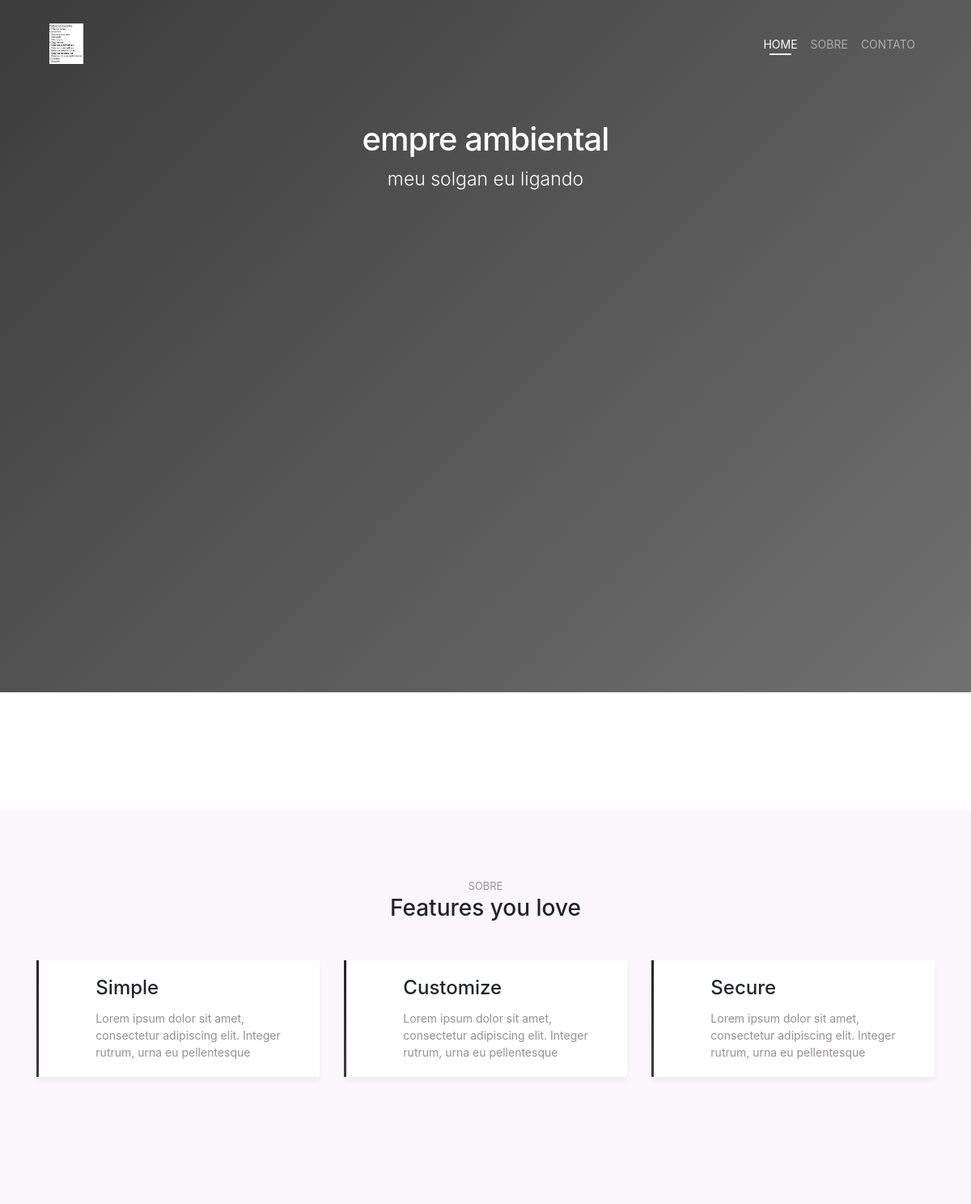
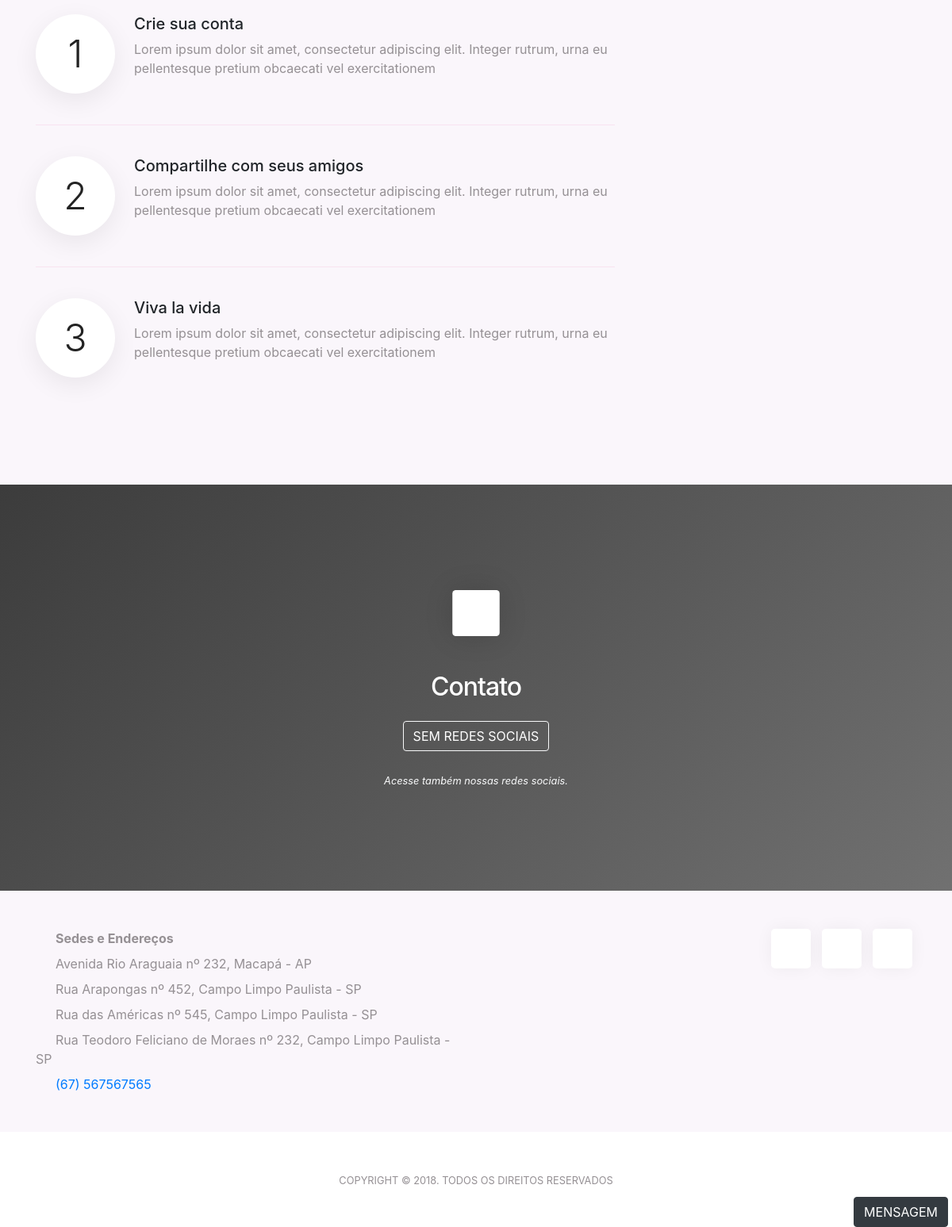
Page /empre-ambiental (signed in) on the committed database (2 pictures, top to bottom).
### tables this page shows
CREATE TABLE `tbl_avs` (
  `id_av` int(11) NOT NULL,
  `user_id` int(11) NOT NULL,
  `url` varchar(220) NOT NULL,
  `nome_av` varchar(220) NOT NULL,
  `slogan_av` varchar(550) NOT NULL,
  `logo_av` varchar(220) NOT NULL,
  `categoria` varchar(220) NOT NULL,
  `func` varchar(220) NOT NULL,
  `palavras_chave` varchar(550) NOT NULL,
  `img_home_active` varchar(50) NOT NULL DEFAULT 'no',
  `img_home` varchar(220) NOT NULL,
  `part1_active` varchar(50) NOT NULL DEFAULT 'yes',
  `part1_title` varchar(110) NOT NULL DEFAULT 'Features you love',
  `part1_nome1` varchar(110) NOT NULL DEFAULT 'Simple',
  `part1_text1` varchar(220) NOT NULL DEFAULT 'Lorem ipsum dolor sit amet, consectetur adipiscing elit. Integer rutrum, urna eu pellentesque',
  `part1_nome2` varchar(110) DEFAULT 'Customize',
  `part1_text2` varchar(220) DEFAULT 'Lorem ipsum dolor sit amet, consectetur adipiscing elit. Integer rutrum, urna eu pellentesque',
  `part1_nome3` varchar(110) DEFAULT 'Secure',
  `part1_text3` varchar(220) DEFAULT 'Lorem ipsum dolor sit amet, consectetur adipiscing elit. Integer rutrum, urna eu pellentesque',
  `part2_active` varchar(50) NOT NULL DEFAULT 'yes',
  `part2_nome1` varchar(110) NOT NULL DEFAULT 'Crie sua conta',
  `part2_text1` varchar(220) NOT NULL DEFAULT 'Lorem ipsum dolor sit amet, consectetur adipiscing elit. Integer rutrum, urna eu pellentesque pretium obcaecati vel exercitationem',
  `part2_nome2` varchar(110) DEFAULT 'Compartilhe com seus amigos',
  `part2_text2` varchar(220) DEFAULT 'Lorem ipsum dolor sit amet, consectetur adipiscing elit. Integer rutrum, urna eu pellentesque pretium obcaecati vel exercitationem',
  `part2_nome3` varchar(110) DEFAULT 'Viva la vida',
  `part2_text3` varchar(220) DEFAULT 'Lorem ipsum dolor sit amet, consectetur adipiscing elit. Integer rutrum, urna eu pellentesque pretium obcaecati vel exercitationem',
  `part2_img` varchar(220) DEFAULT NULL,
  `galery_active` varchar(50) NOT NULL DEFAULT 'no',
  `galery_title` varchar(110) NOT NULL,
  `fotos` varchar(550) NOT NULL,
  `tipos` varchar(220) NOT NULL,
  `tipos_val` varchar(660) NOT NULL,
  `created` varchar(220) NOT NULL
);

CREATE TABLE `tbl_endereco` (
  `id_end` int(11) NOT NULL,
  `user_id` int(11) NOT NULL,
  `cep` varchar(50) NOT NULL,
  `rua` varchar(220) NOT NULL,
  `estado` varchar(20) NOT NULL,
  `cidade` varchar(220) NOT NULL,
  `numero` varchar(220) NOT NULL,
  `nome` varchar(220) NOT NULL,
  `active` varchar(20) DEFAULT NULL,
  `lat` varchar(50) DEFAULT NULL,
  `lon` varchar(50) DEFAULT NULL,
  `raio` varchar(20) NOT NULL
);

CREATE TABLE `tbl_usuarios` (
  `id` int(11) NOT NULL,
  `nome` varchar(220) NOT NULL,
  `nvl_acesso` varchar(50) NOT NULL,
  `email` varchar(220) NOT NULL,
  `senha` varchar(220) NOT NULL,
  `CPF_CNPJ` varchar(220) DEFAULT NULL,
  `telefone` varchar(220) NOT NULL,
  `img` varchar(222) DEFAULT NULL,
  `status` int(11) NOT NULL,
  `created` datetime NOT NULL,
  `modified` datetime DEFAULT NULL
);

### views/ambiente_virtual.php (the view, shortened to what the rows shown need)
<!DOCTYPE html>
<html>
    <head>
        <link rel="stylesheet" type="text/css" href="<?php echo BASE_URL; ?>assets/css/bootstrap.min.css">
        <link rel="stylesheet" href="css/themify-icons.css">
        <link rel="stylesheet" href="<?php echo BASE_URL; ?>assets/css/owl.carousel.min.css">
        <link href="<?php echo BASE_URL; ?>assets/css/style.css" rel="stylesheet">
        <link rel="stylesheet" href="https://maxcdn.bootstrapcdn.com/bootstrap/4.1.3/css/bootstrap.min.css">
    </head>
    <body data-spy="scroll" data-target="#navbar" data-offset="30">
        <div class="nav-menu fixed-top">
            <div class="container">
                <div class="row">
                    <div class="col-md-12">
                        <nav class="navbar navbar-dark navbar-expand-lg">
                            <a class="navbar-brand"><img src="<?php echo BASE_URL . 'assets/images/AV/' . $logo_av; ?>" class="img-fluid" alt="logo" style="height: 50px" ></a>
                        </nav>
                    </div>
                </div>
            </div>
        </div>
        <header class="bg-gradient" id="home">
            <div class="container mt-5">
                <h1><?php echo $nome_av; ?></h1>
                <p class="tagline"><?php echo $slogan_av; ?></p>
            </div>
        </header>
        <?php if ($part1_active == "yes") { ?>
            <div class="section light-bg"  >
                <div class="container" >
                    <div class="section-title" >
                        <small>SOBRE</small>
                        <h3><?php echo $part1_title; ?></h3>
                    </div>
                    <div class="row">
                        <div class="col-12 col-lg-4">
                            <div class="card features">
                                <div class="card-body">
                                    <div class="media">
                                        <span class="ti-face-smile gradient-fill ti-3x mr-3"></span>
                                        <div class="media-body">
                                            <h4 class="card-title"><?php echo $part1_nome1; ?></h4>
                                            <p class="card-text"><?php echo $part1_text1; ?></p>
                                        </div>
                                    </div>
                                </div>
                            </div>
                        </div>
                        <div class="col-12 col-lg-4">
                            <div class="card features">
                                <div class="card-body">
                                    <div class="media">
                                        <span class="ti-settings gradient-fill ti-3x mr-3"></span>
                                        <div class="media-body">
                                            <h4 class="card-title"><?php echo $part1_nome2; ?></h4>
                                            <p class="card-text"><?php echo $part1_text2; ?></p>
                                        </div>
                                    </div>
                                </div>
                            </div>
                        </div>
                        <div class="col-12 col-lg-4">
                            <div class="card features">
                                <div class="card-body">
                                    <div class="media">
                                        <span class="ti-lock gradient-fill ti-3x mr-3"></span>
                                        <div class="media-body">
                                            <h4 class="card-title"><?php echo $part1_nome3; ?></h4>
                                            <p class="card-text"><?php echo $part1_text3; ?></p>
                                        </div>
                                    </div>
                                </div>
                            </div>
                        </div>
                    </div>
                </div>
            </div>
        <?php } ?>
        <?php if ($part2_active == "yes") { ?>
            <div class="section light-bg">
                <div class="container">
                    <div class="row">
                        <div class="col-md-8 d-flex align-items-center">
                            <ul class="list-unstyled ui-steps">
                                <li class="media">
                                    <div class="circle-icon mr-4">1</div>
                                    <div class="media-body">
                                        <h5><?php echo $part2_nome1; ?></h5>
                                        <p><?php echo $part2_text1; ?> </p>
                                    </div>
                                </li>
                                <li class="media my-4">
                                    <div class="circle-icon mr-4">2</div>
                                    <div class="media-body">
                                        <h5><?php echo $part2_nome2; ?></h5>
                                        <p><?php echo $part2_text2; ?> </p>
                                    </div>
                                </li>
                                <li class="media">
                                    <div class="circle-icon mr-4">3</div>
                                    <div class="media-body">
                                        <h5><?php echo $part2_nome3; ?></h5>
                                        <p><?php echo $part2_text3; ?> </p>
                                    </div>
                                </li>
                            </ul>
                        </div>
                        <div class="col-md-4">
                        </div>
                    </div>
                </div>
            </div>
        <?php } ?>
        <?php
        $usuariosModel = new usuariosModel();
        $sql = $usuariosModel->getDados($user_id);
        $dadosUser = $sql->fetch();
        ?>
        <div class="section bg-gradient">
            <div class="container">
                <div class="call-to-action">
                    <h2>Contato</h2>
                </div>
            </div>
        </div>
        <div class="light-bg py-5" id="contact">
            <div class="container">
                <div class="row">
                    <div class="col-lg-6 text-center text-lg-left">
                        <p class="mb-2"> <span class="ti-location-pin mr-2"></span> <strong>Sedes e Endereços</strong></p>
                        <?php
                        $enderecosModel = new enderecosModel();
                        $sql = $enderecosModel->getEnderecos($user_id);
                        $enderecos = $sql->fetchAll();
                        foreach ($enderecos as $value) {
                            ?>
                            <p class="mb-2"> <span class="ti-location-pin mr-2"></span> <?php echo $value['rua'] . ' nº ' . $value['numero'] . ', ' . $value['cidade'] . ' - ' . $value['estado']; ?></p>
                        <?php } ?>
                        <div class="d-block d-sm-inline-block">
                            <p class="mb-0">
                                <span class="ti-headphone-alt mr-2"></span> <a href="<?php echo $dadosUser['telefone']; ?>"><?php echo $dadosUser['telefone']; ?></a>
                            </p>
                        </div>
                    </div>
                </div>
            </div>
        </div>
    </body>
</html>
</html>

### rows in the picture
tbl_avs: logo_av (picture), nome_av "empre ambiental", slogan_av "meu solgan eu ligando", part1_title "Features you love", part1_nome1 "Simple", part1_text1 "Lorem ipsum dolor sit amet, consectetur adipiscing elit. Integer rutrum, urna eu pellentesque", part1_nome2 "Customize", part1_text2 "Lorem ipsum dolor sit amet, consectetur adipiscing elit. Integer rutrum, urna eu pellentesque", part1_nome3 "Secure", part1_text3 "Lorem ipsum dolor sit amet, consectetur adipiscing elit. Integer rutrum, urna eu pellentesque", part2_nome1 "Crie sua conta", part2_text1 "Lorem ipsum dolor sit amet, consectetur adipiscing elit. Integer rutrum, urna eu pellentesque pretium obcaecati vel exercitationem", part2_nome2 "Compartilhe com seus amigos", part2_text2 "Lorem ipsum dolor sit amet, consectetur adipiscing elit. Integer rutrum, urna eu pellentesque pretium obcaecati vel exercitationem", part2_nome3 "Viva la vida", part2_text3 "Lorem ipsum dolor sit amet, consectetur adipiscing elit. Integer rutrum, urna eu pellentesque pretium obcaecati vel exercitationem"
tbl_endereco: rua "Avenida Rio Araguaia", numero "232", cidade "Macapá", estado "AP"
tbl_endereco: rua "Rua Arapongas", numero "452", cidade "Campo Limpo Paulista", estado "SP"
tbl_endereco: rua "Rua das Américas", numero "545", cidade "Campo Limpo Paulista", estado "SP"
tbl_endereco: rua "Rua Teodoro Feliciano de Moraes", numero "232", cidade "Campo Limpo Paulista", estado "SP"
tbl_usuarios: telefone "(67) 567567565"
